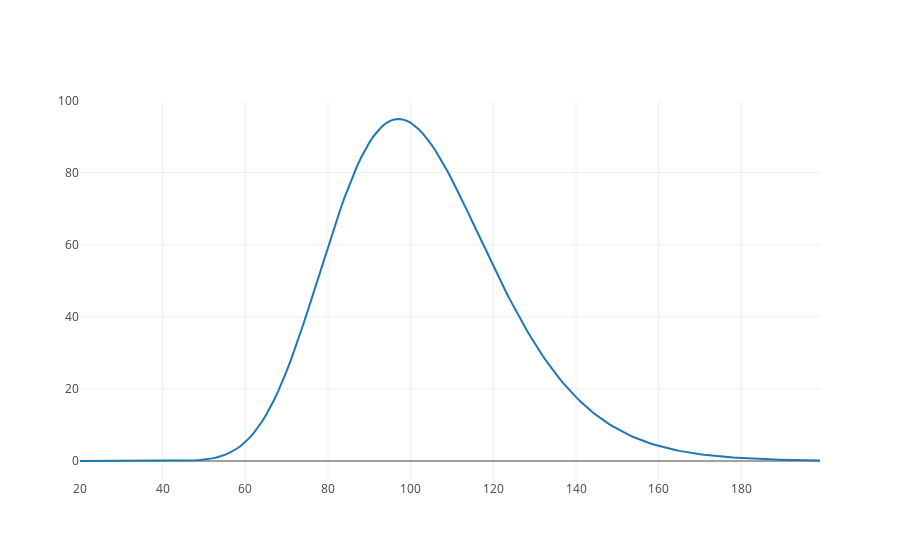

The notebook cell saved with this chart:
### Code cell
sigma = 0.2
r = 0.05
T = 1 
K = 100


S0 = np.arange(20.0, 200.0, 1)



# Create traces
trace0 = go.Scatter(
    x = S0,
    y = kappa_call(S0, K, r, sigma, T),
    mode = 'line',
    name = 'kappa'
)

data = [trace0]
iplot(data, filename='scatter-mode')

### Figure 1 — Plotly figure (JSON) as saved in the notebook; plotly's stock layout.template omitted (floating-point values rounded to 4 significant figures; data arrays with more than 128 entries replaced by an {"elided": "..."} marker saying what was removed)
{"data": [{"mode": "line", "name": "kappa", "type": "scatter", "x": {"elided": "180 int values"}, "y": {"elided": "180 float values"}}], "layout": {}}
